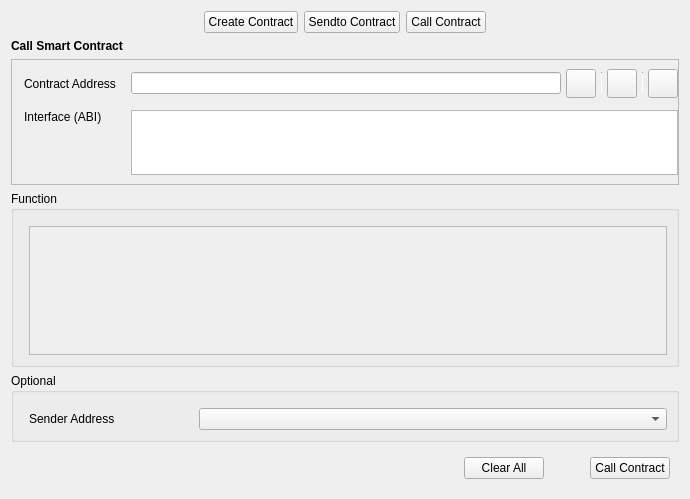
<?xml version="1.0" encoding="UTF-8"?>
<ui version="4.0">
 <class>CallContract</class>
 <widget class="QWidget" name="CallContract">
  <property name="geometry">
   <rect>
    <x>0</x>
    <y>0</y>
    <width>690</width>
    <height>499</height>
   </rect>
  </property>
  <property name="windowTitle">
   <string>Form</string>
  </property>
  <layout class="QVBoxLayout" name="verticalLayout">
   <item>
    <layout class="QHBoxLayout" name="horizontalLayout_7">
     <item>
      <spacer name="horizontalSpacer_2">
       <property name="orientation">
        <enum>Qt::Horizontal</enum>
       </property>
       <property name="sizeHint" stdset="0">
        <size>
         <width>40</width>
         <height>20</height>
        </size>
       </property>
      </spacer>
     </item>
     <item>
      <widget class="QPushButton" name="createContractButton">
       <property name="text">
        <string>Create Contract</string>
       </property>
       <property name="checkable">
        <bool>false</bool>
       </property>
      </widget>
     </item>
     <item>
      <widget class="QPushButton" name="sendToContractButton">
       <property name="text">
        <string>Sendto Contract</string>
       </property>
       <property name="checkable">
        <bool>false</bool>
       </property>
      </widget>
     </item>
     <item>
      <widget class="QPushButton" name="callContractButton">
       <property name="text">
        <string>Call Contract</string>
       </property>
       <property name="checkable">
        <bool>false</bool>
       </property>
      </widget>
     </item>
     <item>
      <spacer name="horizontalSpacer_6">
       <property name="orientation">
        <enum>Qt::Horizontal</enum>
       </property>
       <property name="sizeHint" stdset="0">
        <size>
         <width>40</width>
         <height>20</height>
        </size>
       </property>
      </spacer>
     </item>
    </layout>
   </item>
   <item>
    <layout class="QVBoxLayout" name="callLayout"/>
   </item>
   <item>
    <widget class="QStackedWidget" name="stackedWidget">
     <property name="currentIndex">
      <number>0</number>
     </property>
     <widget class="QWidget" name="callContractPage">
      <layout class="QVBoxLayout" name="verticalLayout_4">
       <property name="leftMargin">
        <number>0</number>
       </property>
       <property name="topMargin">
        <number>0</number>
       </property>
       <property name="rightMargin">
        <number>0</number>
       </property>
       <property name="bottomMargin">
        <number>0</number>
       </property>
       <item>
        <widget class="QLabel" name="labelTitle">
         <property name="font">
          <font>
           <weight>75</weight>
           <bold>true</bold>
          </font>
         </property>
         <property name="text">
          <string>Call Smart Contract</string>
         </property>
        </widget>
       </item>
       <item>
        <widget class="QFrame" name="frameContract">
         <property name="sizePolicy">
          <sizepolicy hsizetype="Preferred" vsizetype="Fixed">
           <horstretch>0</horstretch>
           <verstretch>0</verstretch>
          </sizepolicy>
         </property>
         <property name="frameShape">
          <enum>QFrame::StyledPanel</enum>
         </property>
         <property name="frameShadow">
          <enum>QFrame::Raised</enum>
         </property>
         <layout class="QVBoxLayout" name="verticalLayout_2">
          <property name="leftMargin">
           <number>0</number>
          </property>
          <property name="rightMargin">
           <number>0</number>
          </property>
          <item>
           <layout class="QGridLayout" name="gridLayout">
            <property name="leftMargin">
             <number>12</number>
            </property>
            <property name="horizontalSpacing">
             <number>15</number>
            </property>
            <property name="verticalSpacing">
             <number>12</number>
            </property>
            <item row="0" column="0">
             <widget class="QLabel" name="labelContractAddress">
              <property name="text">
               <string>Contract Address</string>
              </property>
             </widget>
            </item>
            <item row="1" column="2">
             <widget class="QValidatedTextEdit" name="textEditInterface">
              <property name="sizePolicy">
               <sizepolicy hsizetype="Expanding" vsizetype="Fixed">
                <horstretch>0</horstretch>
                <verstretch>0</verstretch>
               </sizepolicy>
              </property>
              <property name="maximumSize">
               <size>
                <width>16777215</width>
                <height>65</height>
               </size>
              </property>
              <property name="horizontalScrollBarPolicy">
               <enum>Qt::ScrollBarAlwaysOff</enum>
              </property>
             </widget>
            </item>
            <item row="0" column="2">
             <layout class="QHBoxLayout" name="horizontalLayout_2">
              <property name="spacing">
               <number>5</number>
              </property>
              <item>
               <widget class="QValidatedLineEdit" name="lineEditContractAddress"/>
              </item>
              <item>
               <widget class="QToolButton" name="loadInfoButton">
                <property name="toolTip">
                 <string>Choose from contract book page</string>
                </property>
                <property name="text">
                 <string/>
                </property>
                <property name="iconSize">
                 <size>
                  <width>22</width>
                  <height>22</height>
                 </size>
                </property>
               </widget>
              </item>
              <item>
               <widget class="Line" name="vLine">
                <property name="maximumSize">
                 <size>
                  <width>1</width>
                  <height>22</height>
                 </size>
                </property>
                <property name="orientation">
                 <enum>Qt::Vertical</enum>
                </property>
               </widget>
              </item>
              <item>
               <widget class="QToolButton" name="pasteAddressButton">
                <property name="toolTip">
                 <string>Paste contract address from clipboard</string>
                </property>
                <property name="text">
                 <string/>
                </property>
                <property name="iconSize">
                 <size>
                  <width>22</width>
                  <height>22</height>
                 </size>
                </property>
               </widget>
              </item>
              <item>
               <widget class="Line" name="vLine2">
                <property name="maximumSize">
                 <size>
                  <width>1</width>
                  <height>22</height>
                 </size>
                </property>
                <property name="orientation">
                 <enum>Qt::Vertical</enum>
                </property>
               </widget>
              </item>
              <item>
               <widget class="QToolButton" name="saveInfoButton">
                <property name="toolTip">
                 <string>Save contract info</string>
                </property>
                <property name="text">
                 <string/>
                </property>
                <property name="iconSize">
                 <size>
                  <width>22</width>
                  <height>22</height>
                 </size>
                </property>
               </widget>
              </item>
             </layout>
            </item>
            <item row="1" column="0" alignment="Qt::AlignTop">
             <widget class="QLabel" name="labelInterface">
              <property name="text">
               <string>Interface (ABI)</string>
              </property>
             </widget>
            </item>
           </layout>
          </item>
         </layout>
        </widget>
       </item>
       <item>
        <widget class="QGroupBox" name="groupBoxFunction">
         <property name="title">
          <string>Function</string>
         </property>
         <layout class="QVBoxLayout" name="verticalLayout_3">
          <property name="leftMargin">
           <number>15</number>
          </property>
          <property name="topMargin">
           <number>15</number>
          </property>
          <item>
           <widget class="QScrollArea" name="scrollAreaFunction">
            <property name="widgetResizable">
             <bool>true</bool>
            </property>
            <widget class="QWidget" name="scrollAreaWidgetContents">
             <property name="geometry">
              <rect>
               <x>0</x>
               <y>0</y>
               <width>631</width>
               <height>77</height>
              </rect>
             </property>
            </widget>
           </widget>
          </item>
         </layout>
        </widget>
       </item>
       <item>
        <widget class="QGroupBox" name="groupBoxOptional">
         <property name="title">
          <string>Optional</string>
         </property>
         <layout class="QGridLayout" name="gridLayout_3">
          <property name="leftMargin">
           <number>15</number>
          </property>
          <property name="topMargin">
           <number>15</number>
          </property>
          <property name="horizontalSpacing">
           <number>10</number>
          </property>
          <property name="verticalSpacing">
           <number>6</number>
          </property>
          <item row="0" column="1">
           <widget class="AddressField" name="lineEditSenderAddress">
            <property name="minimumSize">
             <size>
              <width>370</width>
              <height>0</height>
             </size>
            </property>
           </widget>
          </item>
          <item row="0" column="0">
           <widget class="QLabel" name="labelSenderAddress">
            <property name="sizePolicy">
             <sizepolicy hsizetype="Fixed" vsizetype="Preferred">
              <horstretch>0</horstretch>
              <verstretch>0</verstretch>
             </sizepolicy>
            </property>
            <property name="minimumSize">
             <size>
              <width>160</width>
              <height>0</height>
             </size>
            </property>
            <property name="text">
             <string>Sender Address</string>
            </property>
           </widget>
          </item>
         </layout>
        </widget>
       </item>
      </layout>
     </widget>
    </widget>
   </item>
   <item>
    <layout class="QHBoxLayout" name="horizontalLayout">
     <property name="leftMargin">
      <number>9</number>
     </property>
     <property name="topMargin">
      <number>9</number>
     </property>
     <property name="rightMargin">
      <number>9</number>
     </property>
     <property name="bottomMargin">
      <number>9</number>
     </property>
     <item>
      <spacer name="horizontalSpacer">
       <property name="orientation">
        <enum>Qt::Horizontal</enum>
       </property>
       <property name="sizeType">
        <enum>QSizePolicy::Expanding</enum>
       </property>
       <property name="sizeHint" stdset="0">
        <size>
         <width>40</width>
         <height>20</height>
        </size>
       </property>
      </spacer>
     </item>
     <item>
      <widget class="QPushButton" name="pushButtonClearAll">
       <property name="text">
        <string>Clear All</string>
       </property>
      </widget>
     </item>
     <item>
      <spacer name="horizontalSpacer_3">
       <property name="orientation">
        <enum>Qt::Horizontal</enum>
       </property>
       <property name="sizeType">
        <enum>QSizePolicy::Fixed</enum>
       </property>
       <property name="sizeHint" stdset="0">
        <size>
         <width>40</width>
         <height>20</height>
        </size>
       </property>
      </spacer>
     </item>
     <item>
      <widget class="QPushButton" name="pushButtonCallContract">
       <property name="text">
        <string>Call Contract</string>
       </property>
      </widget>
     </item>
    </layout>
   </item>
  </layout>
 </widget>
 <customwidgets>
  <customwidget>
   <class>QValidatedTextEdit</class>
   <extends>QTextEdit</extends>
   <header>qvalidatedtextedit.h</header>
  </customwidget>
  <customwidget>
   <class>AddressField</class>
   <extends>QComboBox</extends>
   <header>addressfield.h</header>
  </customwidget>
  <customwidget>
   <class>QValidatedLineEdit</class>
   <extends>QLineEdit</extends>
   <header>qvalidatedlineedit.h</header>
  </customwidget>
 </customwidgets>
 <resources/>
 <connections/>
</ui>
